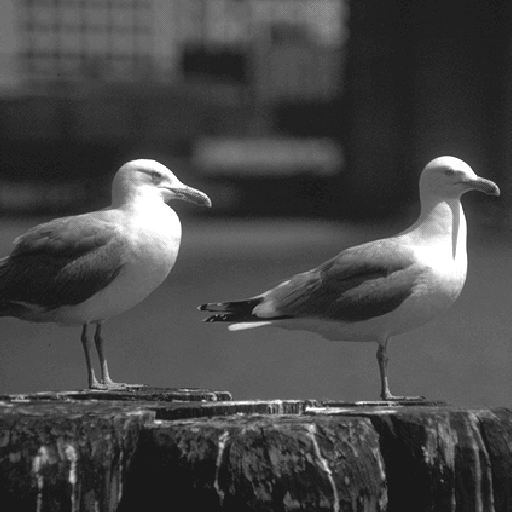
#> input picture 03-trabalho02-pi/input_images/seagull.png, 512 x 512 px, found by its file name
$ jupyter execute 'Teste de combinação de filtros.ipynb'   (shell and % lines are left out)   (older library calls are emulated)
#> lines starting #> are read from the running program, lines starting #| are printed output that depends on the picture
[cell 1]
import cv2 as cv
import numpy as np
import matplotlib.pyplot as plt
from scipy import signal

[cell 2]
def plotImage(image):
    plt.figure(figsize=(5, 5))
    plt.imshow(image, cmap='gray', vmin=0, vmax=255)
    plt.show()

[cell 3]
def plotAllImages(images):
    columns = 2
    rows = 1
    i = 1
    fig=plt.figure(figsize=(10, 10))

    for key in images.keys():
        fig.add_subplot(rows, columns, i)
        plt.xlabel(str(key))
        plt.imshow(images[key], cmap = 'gray', vmin=0, vmax=255)
        i = i+1

    plt.subplots_adjust(bottom=0.40, top=0.75)
    plt.show()

### Filtros originais

[cell 4]
filter_h3 = np.array([[-1,0,1],[-2,0,2],[-1,0,1]])
filter_h3

[cell 5]
filter_h4 = np.array([[-1,-2,-1],[0,0,0],[1,2,1]])
filter_h4

### Combinação dos filtros

[cell 6]
image = cv.imread('input_images/seagull.png',0)
#> image is the input picture: shape (512, 512); min 24, max 255, mean 71.8
result = {}

[cell 7]
type(image[0,0])

#### Abordagem 1 a: Combinar filtros, sem normalização

[cell 8]
new_filter = np.sqrt(np.power(filter_h3, 2) + np.power(filter_h4,2))
new_filter

[cell 9]
type(new_filter[0,0])

[cell 10]
result['conv_image'] = signal.convolve2d(image,new_filter, boundary='fill', mode='same')
result['corr_image'] = cv.filter2D(image,-1,new_filter,borderType=cv.BORDER_CONSTANT)

[cell 11]
type(result['conv_image'][0,0]), type(result['conv_image'][0,0])

[cell 12]
plotAllImages(result)
#> the loop in plotAllImages, `for key in images.keys():` made 2 passes
#> (key, i) on passes 1 to 2: ('conv_image', 2), ('corr_image', 3)
#> after the loop in plotAllImages, `for key in images.keys():`: i = 3
#> in plotAllImages, `plt.show()`:
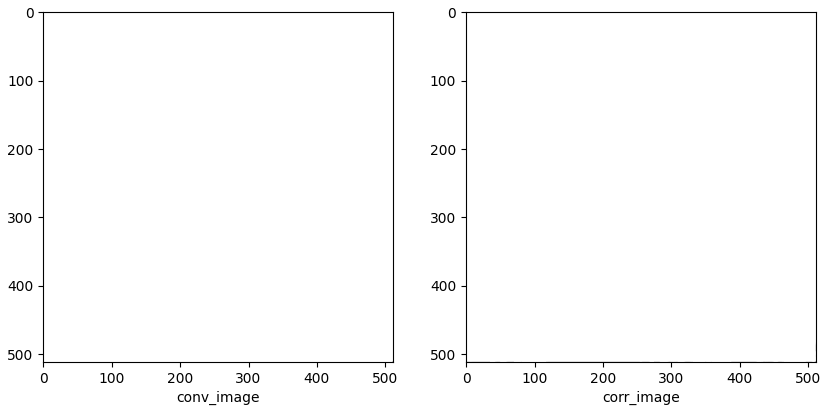
#> figure drawn by matplotlib, 2 panels

#### Abordagem 1 b: Combinar filtros, normalizando imagem de entrada

[cell 13]
norm_image = image/255
norm_image[:2]

[cell 14]
type(norm_image[0,0])

[cell 15]
result['conv_image'] = signal.convolve2d(norm_image,new_filter, boundary='fill', mode='same')
result['corr_image'] = cv.filter2D(norm_image,-1,new_filter,borderType=cv.BORDER_CONSTANT)

[cell 16]
type(result['conv_image'][0,0]), type(result['conv_image'][0,0])

[cell 17]
plotAllImages(result)
#> the loop in plotAllImages (call 2), `for key in images.keys():` made 2 passes

#### Abordagem 1 c: Combinar filtros, normalizando imagem resultante

[cell 18]
result['conv_image'] = signal.convolve2d(image,new_filter, boundary='fill', mode='same')
result['corr_image'] = cv.filter2D(image,-1,new_filter,borderType=cv.BORDER_CONSTANT)

[cell 19]
result['conv_image'] = (result['conv_image']/np.max(result['conv_image'])) * 255
result['corr_image'] = (result['corr_image']/np.max(result['corr_image'])) * 255

[cell 20]
type(result['conv_image'][0,0]), type(result['conv_image'][0,0])

[cell 21]
plotAllImages(result)
#> the loop in plotAllImages (call 3), `for key in images.keys():` made 2 passes
#> in plotAllImages (call 3), `plt.show()`:
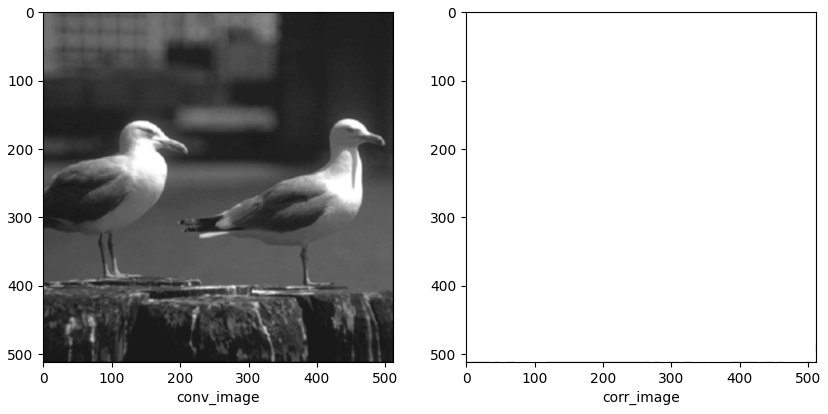
#> figure drawn by matplotlib, 2 panels

#### Abordagem 1 d: Combinar filtros, normalizando as imagens de entrada e saída

[cell 22]
norm_image = image/255
norm_image[:2]

[cell 23]
result['conv_image'] = signal.convolve2d(norm_image,new_filter, boundary='fill', mode='same')
result['corr_image'] = cv.filter2D(norm_image,-1,new_filter,borderType=cv.BORDER_CONSTANT)

[cell 24]
result['conv_image'] = (result['conv_image']/np.max(result['conv_image'])) * 255
result['corr_image'] = (result['corr_image']/np.max(result['corr_image'])) * 255

[cell 25]
type(result['conv_image'][0,0]), type(result['conv_image'][0,0])

[cell 26]
plotAllImages(result)
#> the loop in plotAllImages (call 4), `for key in images.keys():` made 2 passes
#> in plotAllImages (call 4), `plt.show()`:
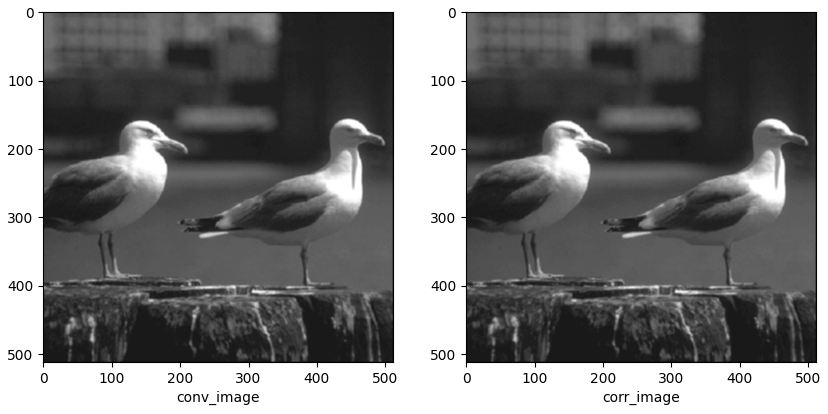
#> figure drawn by matplotlib, 2 panels

#### Abordagem 2 a: Combinar imagens filtradas, sem normalização

[cell 27]
result = {}

[cell 28]
conv_filtered_h3 = signal.convolve2d(image,filter_h3, boundary='fill', mode='same')
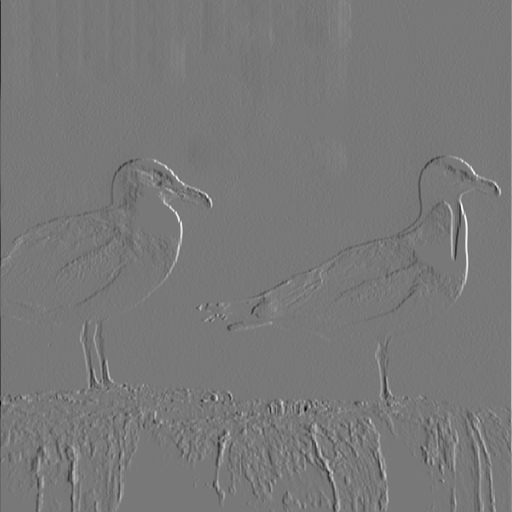
#> conv_filtered_h3: shape (512, 512) int64; min -727, max 806, mean 0; drawn with min black and max white
corr_filtered_h3 = cv.filter2D(image,-1,filter_h3, borderType=cv.BORDER_CONSTANT)

conv_filtered_h4 = signal.convolve2d(image, filter_h4, boundary='fill', mode='same')
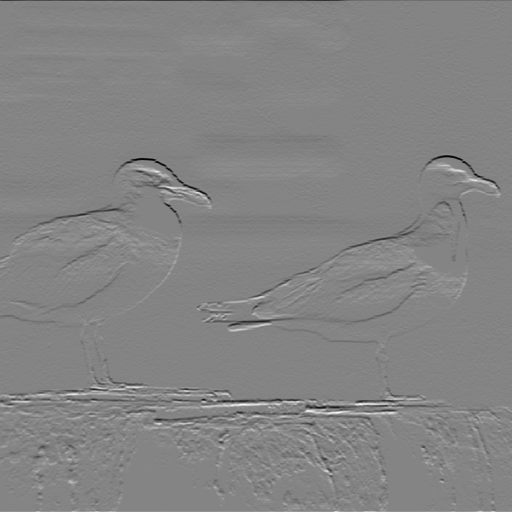
#> conv_filtered_h4: shape (512, 512) int64; min -812, max 755, mean 0.3; drawn with min black and max white
corr_filtered_h4 = cv.filter2D(image,-1,filter_h4, borderType=cv.BORDER_CONSTANT)
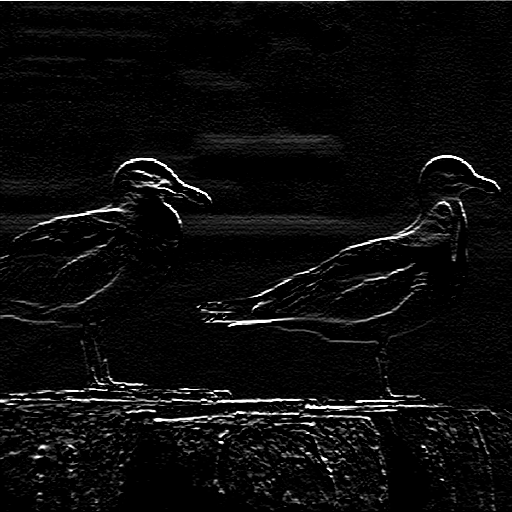
#> corr_filtered_h4: shape (512, 512); min 0, max 255, mean 11.4

[cell 29]
result['conv_image2'] = np.sqrt(np.power(conv_filtered_h3,2) + np.power(conv_filtered_h4,2))
result['corr_image2'] = np.sqrt(np.power(corr_filtered_h3.astype(np.float),2) + np.power(corr_filtered_h4.astype(np.float),2))

[cell 30]
plotAllImages(result)

#### Abordagem 2 b: Combinar imagens filtradas, normalizando a entrada

[cell 31]
norm_image = image/255
norm_image[:2]

[cell 32]
conv_filtered_h3 = signal.convolve2d(norm_image,filter_h3, boundary='fill', mode='same')
corr_filtered_h3 = cv.filter2D(norm_image,-1,filter_h3, borderType=cv.BORDER_CONSTANT)
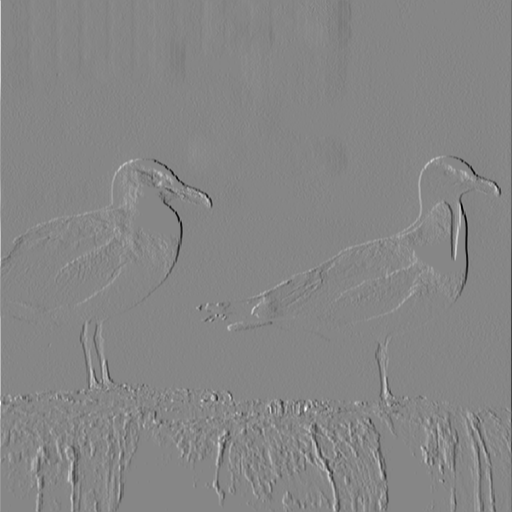
#> corr_filtered_h3: shape (512, 512) float64; min -3.16, max 2.85, mean -2.8e-05; drawn with min black and max white

conv_filtered_h4 = signal.convolve2d(norm_image, filter_h4, boundary='fill', mode='same')
corr_filtered_h4 = cv.filter2D(norm_image,-1,filter_h4, borderType=cv.BORDER_CONSTANT)
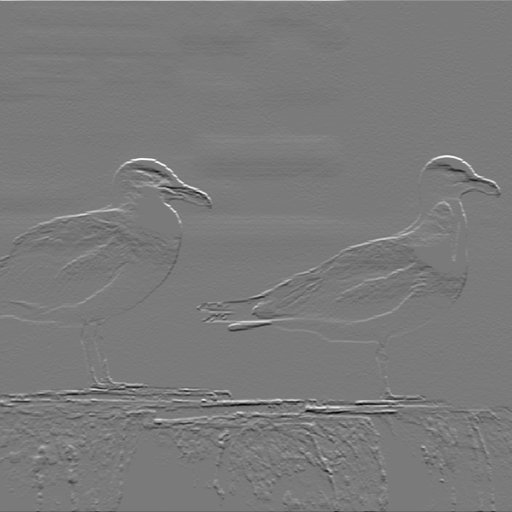
#> corr_filtered_h4: shape (512, 512) float64; min -2.96, max 3.18, mean -0.00134; drawn with min black and max white

[cell 33]
result['conv_image2'] = np.sqrt(np.power(conv_filtered_h3,2) + np.power(conv_filtered_h4,2))
result['corr_image2'] = np.sqrt(np.power(corr_filtered_h3.astype(np.float),2) + np.power(corr_filtered_h4.astype(np.float),2))

[cell 34]
plotAllImages(result)

#### Abordagem 2 c: Combinar imagens filtradas, normalizando a imagem resultante

[cell 35]
conv_filtered_h3 = signal.convolve2d(image,filter_h3, boundary='fill', mode='same')
corr_filtered_h3 = cv.filter2D(image,-1,filter_h3, borderType=cv.BORDER_CONSTANT)

conv_filtered_h4 = signal.convolve2d(image, filter_h4, boundary='fill', mode='same')
corr_filtered_h4 = cv.filter2D(image,-1,filter_h4, borderType=cv.BORDER_CONSTANT)

[cell 36]
result['conv_image2'] = np.sqrt(np.power(conv_filtered_h3,2) + np.power(conv_filtered_h4,2))
result['conv_image2'] = (result['conv_image2']/np.max(result['conv_image2']))*255

result['corr_image2'] = np.sqrt(np.power(corr_filtered_h3.astype(np.float),2) + np.power(corr_filtered_h4.astype(np.float),2))
result['corr_image2'] = (result['corr_image2']/np.max(result['corr_image2']))*255

[cell 37]
plotAllImages(result)
#> the loop in plotAllImages (call 7), `for key in images.keys():` made 2 passes
#> in plotAllImages (call 7), `plt.show()`:
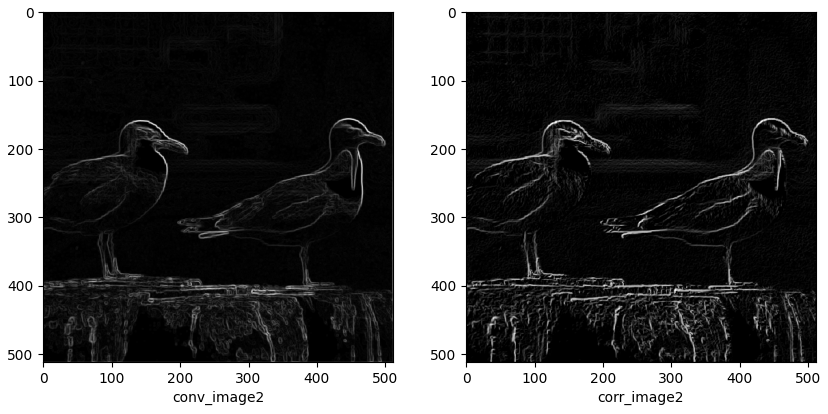
#> figure drawn by matplotlib, 2 panels

#### Abordagem 2 d: Combinar imagens filtradas, normalizando a entrada e a saída

[cell 38]
norm_image = image/255
norm_image[:2]

[cell 39]
conv_filtered_h3 = signal.convolve2d(norm_image,filter_h3, boundary='fill', mode='same')
corr_filtered_h3 = cv.filter2D(norm_image,-1,filter_h3, borderType=cv.BORDER_CONSTANT)

conv_filtered_h4 = signal.convolve2d(norm_image, filter_h4, boundary='fill', mode='same')
corr_filtered_h4 = cv.filter2D(norm_image,-1,filter_h4, borderType=cv.BORDER_CONSTANT)

[cell 40]
result['conv_image2'] = np.sqrt(np.power(conv_filtered_h3,2) + np.power(conv_filtered_h4,2))
result['conv_image2'] = (result['conv_image2']/np.max(result['conv_image2']))*255

result['corr_image2'] = np.sqrt(np.power(corr_filtered_h3.astype(np.float),2) + np.power(corr_filtered_h4.astype(np.float),2))
result['corr_image2'] = (result['corr_image2']/np.max(result['corr_image2']))*255

[cell 41]
plotAllImages(result)
#> the loop in plotAllImages (call 8), `for key in images.keys():` made 2 passes
#> in plotAllImages (call 8), `plt.show()`:
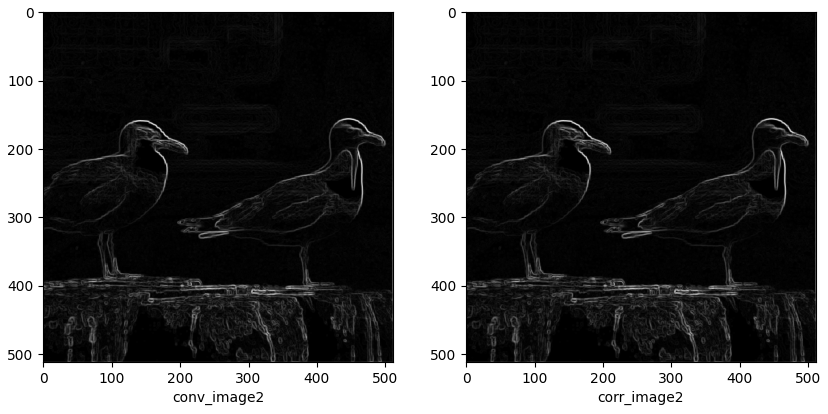
#> figure drawn by matplotlib, 2 panels

$ run again, with 03-trabalho02-pi/input_images/butterfly.png copied over 03-trabalho02-pi/input_images/seagull.png
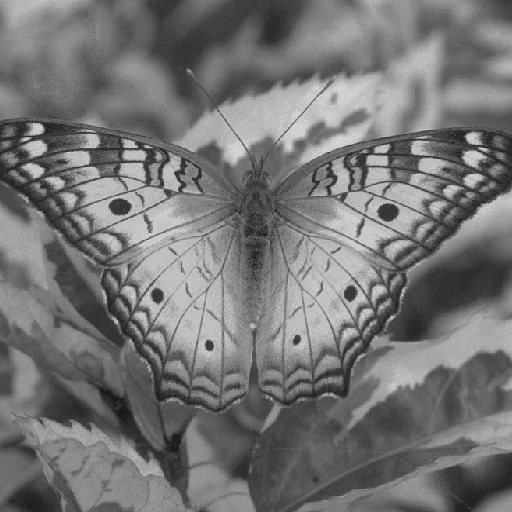
#> input picture 03-trabalho02-pi/input_images/butterfly.png, 512 x 512 px, found by its file name
#> image is the input picture: shape (512, 512); min 27, max 212, mean 116.8
#> the loop in plotAllImages, `for key in images.keys():` made 2 passes
#> (key, i) on passes 1 to 2: ('conv_image', 2), ('corr_image', 3)
#> after the loop in plotAllImages, `for key in images.keys():`: i = 3
#> the loop in plotAllImages (call 2), `for key in images.keys():` made 2 passes
#> `corr_filtered_h4 = cv.filter2D(norm_image,-1,filter_h4, borderType=cv...`:
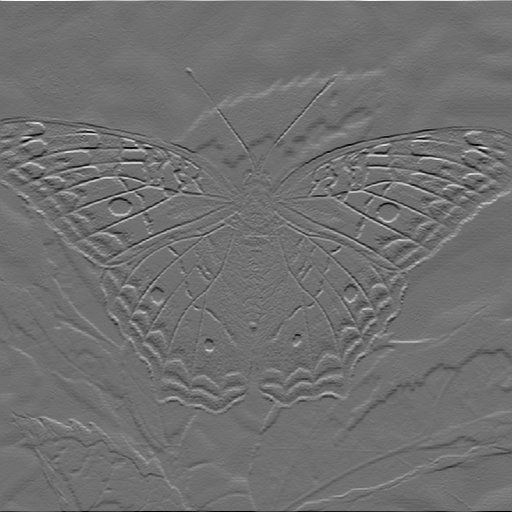
#> corr_filtered_h4: shape (512, 512) float64; min -2.35, max 2.97, mean -0.000503; drawn with min black and max white
#> the loop in plotAllImages (call 8), `for key in images.keys():` made 2 passes
#> in plotAllImages (call 8), `plt.show()`:
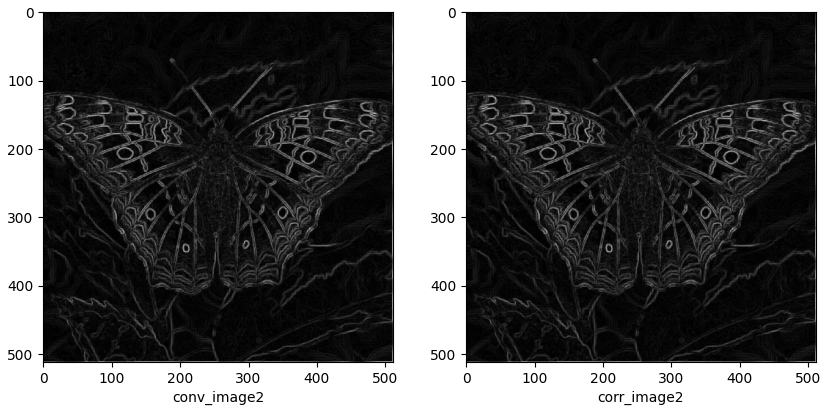
#> figure drawn by matplotlib, 2 panels

$ run again, with 03-trabalho02-pi/input_images/city.png copied over 03-trabalho02-pi/input_images/seagull.png
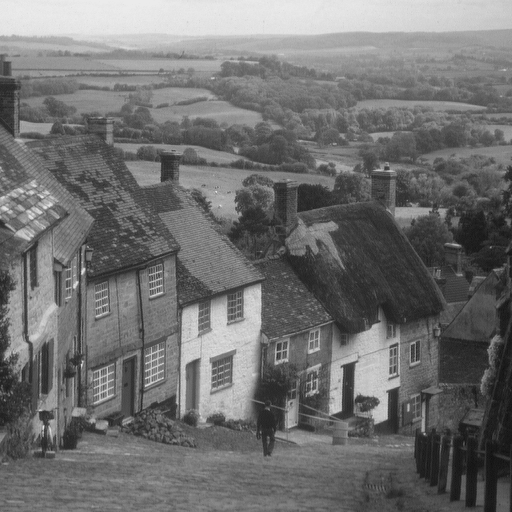
#> input picture 03-trabalho02-pi/input_images/city.png, 512 x 512 px, found by its file name
#> image is the input picture: shape (512, 512); min 16, max 235, mean 112.2
#> the loop in plotAllImages, `for key in images.keys():` made 2 passes
#> (key, i) on passes 1 to 2: ('conv_image', 2), ('corr_image', 3)
#> after the loop in plotAllImages, `for key in images.keys():`: i = 3
#> the loop in plotAllImages (call 2), `for key in images.keys():` made 2 passes
#> the loop in plotAllImages (call 8), `for key in images.keys():` made 2 passes
#> in plotAllImages (call 8), `plt.show()`:
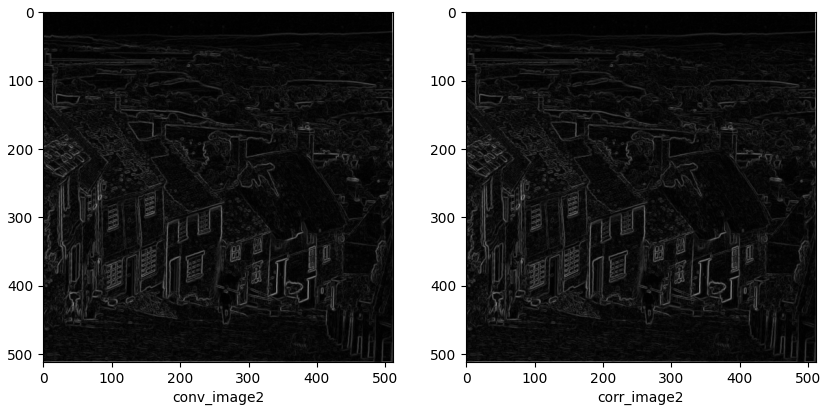
#> figure drawn by matplotlib, 2 panels
